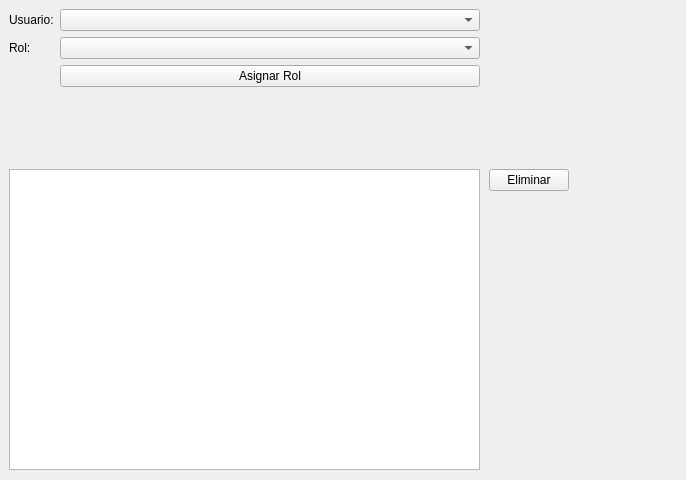
<?xml version="1.0" encoding="UTF-8"?>
<ui version="4.0">
 <class>frmAsignarRol</class>
 <widget class="QMainWindow" name="frmAsignarRol">
  <property name="geometry">
   <rect>
    <x>0</x>
    <y>0</y>
    <width>686</width>
    <height>480</height>
   </rect>
  </property>
  <property name="windowTitle">
   <string>Asignar rol a usuario</string>
  </property>
  <widget class="QWidget" name="centralwidget">
   <widget class="QWidget" name="formLayoutWidget">
    <property name="geometry">
     <rect>
      <x>9</x>
      <y>9</y>
      <width>471</width>
      <height>141</height>
     </rect>
    </property>
    <layout class="QFormLayout" name="formLayout">
     <item row="0" column="0">
      <widget class="QLabel" name="label">
       <property name="text">
        <string>Usuario:</string>
       </property>
      </widget>
     </item>
     <item row="1" column="0">
      <widget class="QLabel" name="label_2">
       <property name="text">
        <string>Rol:</string>
       </property>
      </widget>
     </item>
     <item row="0" column="1">
      <widget class="QComboBox" name="cbxUsuario"/>
     </item>
     <item row="1" column="1">
      <widget class="QComboBox" name="cbxRol"/>
     </item>
     <item row="2" column="1">
      <widget class="QPushButton" name="btnAsignarRol">
       <property name="text">
        <string>Asignar Rol</string>
       </property>
      </widget>
     </item>
    </layout>
   </widget>
   <widget class="QWidget" name="gridLayoutWidget">
    <property name="geometry">
     <rect>
      <x>9</x>
      <y>169</y>
      <width>471</width>
      <height>301</height>
     </rect>
    </property>
    <layout class="QGridLayout" name="gridLayout">
     <item row="0" column="0">
      <widget class="QTableWidget" name="tableWidget"/>
     </item>
    </layout>
   </widget>
   <widget class="QWidget" name="formLayoutWidget_2">
    <property name="geometry">
     <rect>
      <x>489</x>
      <y>169</y>
      <width>101</width>
      <height>61</height>
     </rect>
    </property>
    <layout class="QFormLayout" name="formLayout_2">
     <item row="0" column="0">
      <widget class="QPushButton" name="btnEliminarRolAsignado">
       <property name="text">
        <string>Eliminar</string>
       </property>
      </widget>
     </item>
    </layout>
   </widget>
  </widget>
 </widget>
 <resources/>
 <connections/>
</ui>
